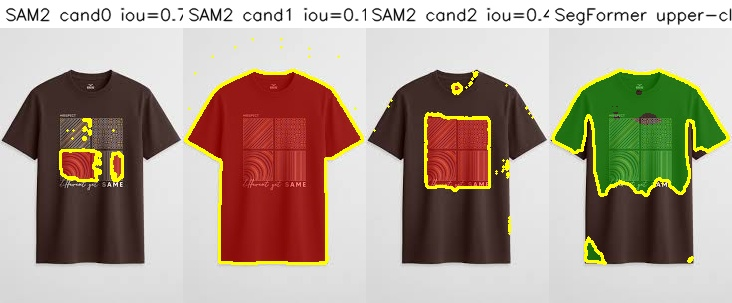
#> input picture product_ingestion/CV/images/p00_sam2_candidates_c_004.jpg, 732 x 303 px, given in place of c_001.jpg, which was not available
$ python p05_contact_sheet.py ../images/p00_sam2_candidates_c_004.jpg ../images/p01_contact_sheet_selected.jpg ../images/p01_contact_sheet_selected.jpg
#> lines starting #> are read from the running program, lines starting #| are printed output that depends on the picture
"""P05: contact sheet (rows = methods, columns = photos) from the overlays of one try folder.

    .venv/Scripts/python.exe product_ingestion/CV/scripts/p05_contact_sheet.py <try_folder_name> [overlays|overlays_v0mask] [method1,method2,...]
"""
import sys
from pathlib import Path

import cv2
import numpy as np

CV = Path(__file__).resolve().parents[1]
try_name = sys.argv[1] if len(sys.argv) > 1 else "try_01"
sub = sys.argv[2] if len(sys.argv) > 2 else "overlays"
root = CV / "out/p05_design" / try_name / sub
methods = sys.argv[3].split(",") if len(sys.argv) > 3 else sorted(p.name for p in root.iterdir() if p.is_dir())
H = 300
rows = []
for m in methods:
    cells = []
    for c in ["c_001", "c_002", "c_003", "c_004", "c_005"]:
        im = cv2.imread(str(root / m / f"{c}.jpg"))
#> im is the input picture: shape (303, 732, 3); mean B, G, R 145.1, 158.9, 173.6
        s = H / im.shape[0]
#> s = 0.99
        im = cv2.resize(im, (int(im.shape[1] * s), H), interpolation=cv2.INTER_AREA)
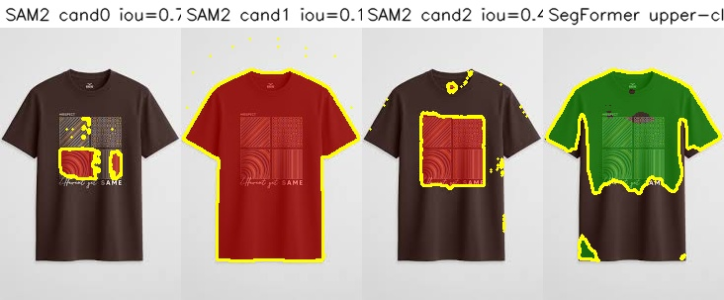
#> im: shape (300, 724, 3); mean B, G, R 145.1, 158.9, 173.6
        canvas = np.full((H, 300, 3), 255, np.uint8)
        w = min(300, im.shape[1])
#> w = 300
        canvas[:, :w] = im[:, :w]
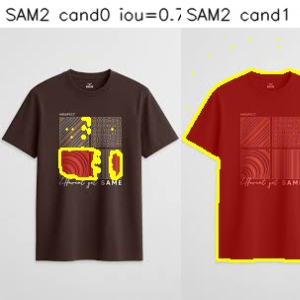
#> canvas: shape (300, 300, 3); mean B, G, R 140.9, 148.3, 176.2
#> (the run stopped early here; a loop or call above may not have finished)
